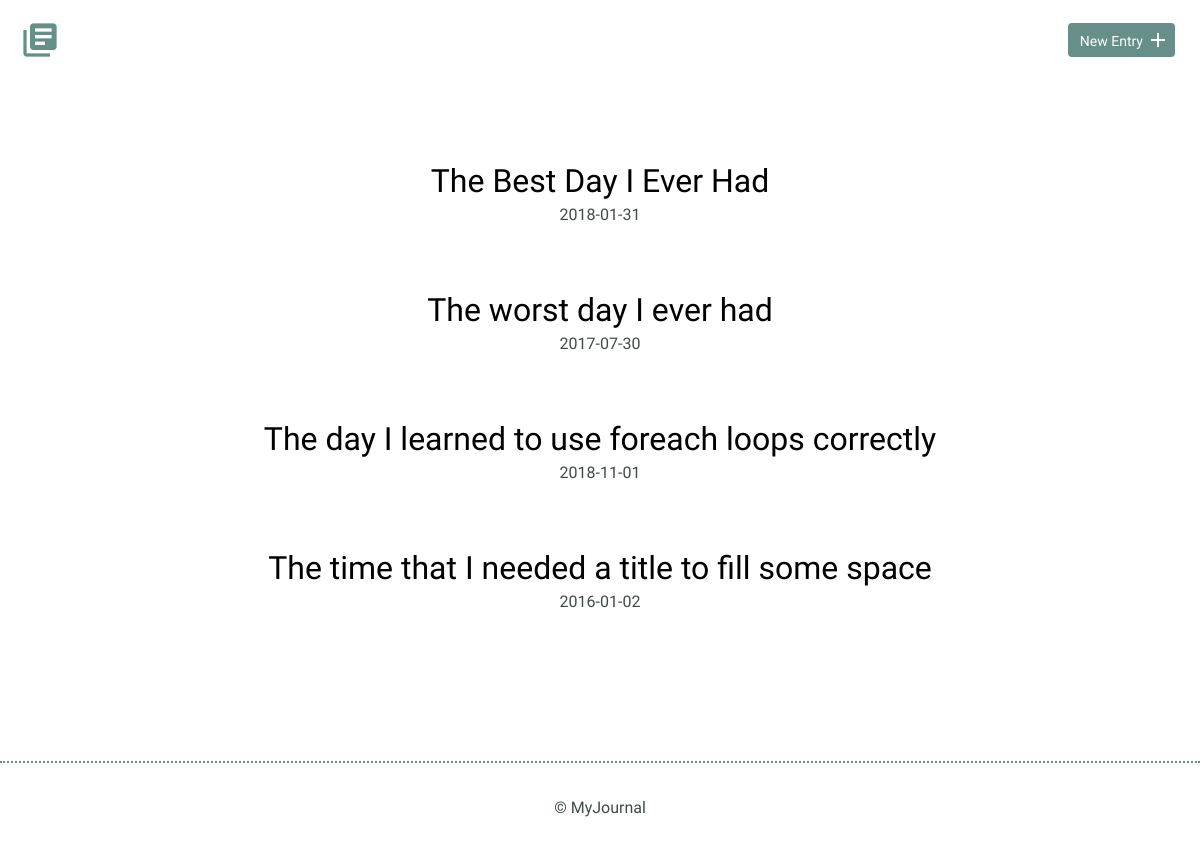
Before: / with the older database file.
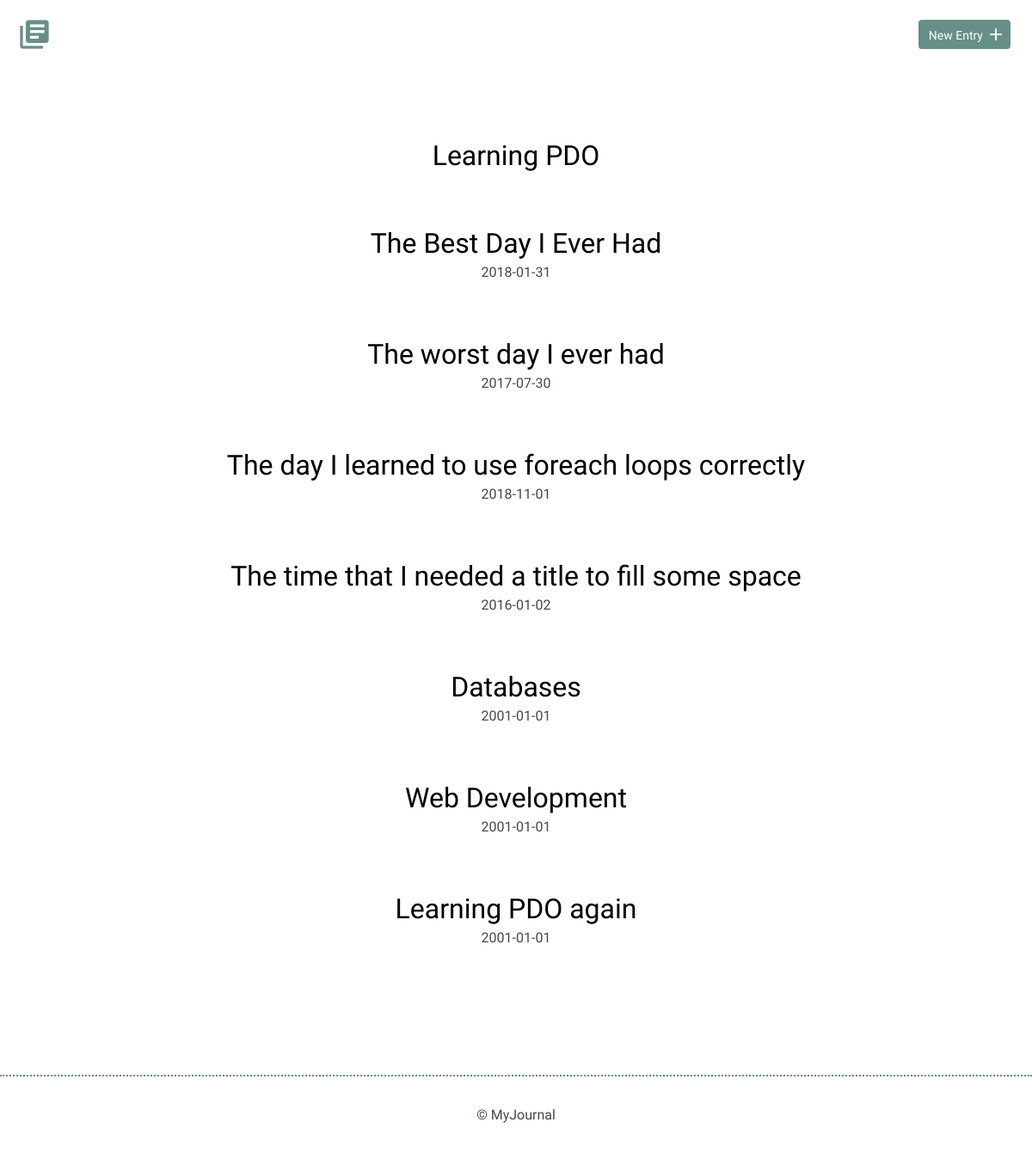
After: the same page with the newer database file.
### tables this page shows
CREATE TABLE "entries" (
	`id`	INTEGER,
	`title`	TEXT,
	`date`	TEXT,
	`time_spent`	INTEGER,
	`learned`	BLOB,
	`resources`	BLOB,
	PRIMARY KEY(`id`)
);

### index.php (the view)
<?php include("inc/header.php");
include("inc/connection.php");
try {
    $results = $db->query('SELECT * FROM entries');
} catch(Exception $e) {
    echo $e->getMessage();
    die();
}
$journalEntries = $results->fetchAll(PDO::FETCH_ASSOC);
?>
<!DOCTYPE html>
<html>
        <section>
            <div class="container">
                <div class="entry-list">
                      <?php
                        foreach($journalEntries as $journalEntry) {
                             echo '<article><h2><a href="detail.php">' .
                             $journalEntry['title'] . '</a></h2>' .
                              '<time datetime="2016-01-31">' .
                              $journalEntry['date'] . '</time></article>';
                               }
                        ?>
                </div>
            </div>
        </section>
</html>
<?php include("inc/footer.php"); ?>

### inc/header.php (shortened to what this page needs)
<html>
    <head>
        <link rel="stylesheet" href="css/normalize.css">
        <link rel="stylesheet" href="css/site.css">
    </head>
    <body>
        <header>
            <div class="container">
                <div class="site-header">
                    <a class="logo" href="index.php"><i class="material-icons">library_books</i></a>
                    <a class="button icon-right" href="new.php"><span>New Entry</span> <i class="material-icons">add</i></a>
                </div>
            </div>
        </header>

### inc/footer.php
<html>
<footer>
    <div>
        &copy; MyJournal
    </div>
</footer>
</body>
</html>

### css/site.css (style rules this page uses)
body { font-size: 16px; color: #404a49; font-family: 'Cousine', serif; font-weight: 400; }
.container { margin: 0 auto; padding: 0 25px; }
header .site-header { margin: 0 auto; height: 95px; }
header .logo i { color: #678f89; margin: 20px 0 0 -5px; float: left; font-size: 40px; }
header .button { float: right; margin: 33px 0 0 0; }
footer { text-align: center; padding: 35px 0; border-top: 2px dotted #678f89; }
.button { padding: 8px 10px 6px 10px; background: #678f89; border: 2px solid #678f89; border-radius: 4px; text-decoration: none; color: #FFF; position: relative; text-align: center; font-size: 14px; }
.button.icon-right { padding-right: 30px; top: -10px; }
.button.icon-right i { position: absolute; top: 3px; right: 3px; }
h1, h2, h3 { margin: 0; font-weight: 400; line-height: 1em; color: #000; }
h2 { font-size: 32px; }
h2 a { text-decoration: none; color: #000; }
.entry-list, .edit-entry, .new-entry { max-width: 800px; margin: 0 auto; padding: 70px 0 150px 0; }
.entry-list article { margin-bottom: 70px; text-align: center; }
.entry-list article:last-child { margin-bottom: 0; }
.entry-list article h2 { margin-bottom: 8px; }

Changed rows visible on the page:
added entries: title "Learning PDO"
added entries: title "Databases", date "2001-01-01"
added entries: title "Web Development", date "2001-01-01"
added entries: title "Learning PDO again", date "2001-01-01"
